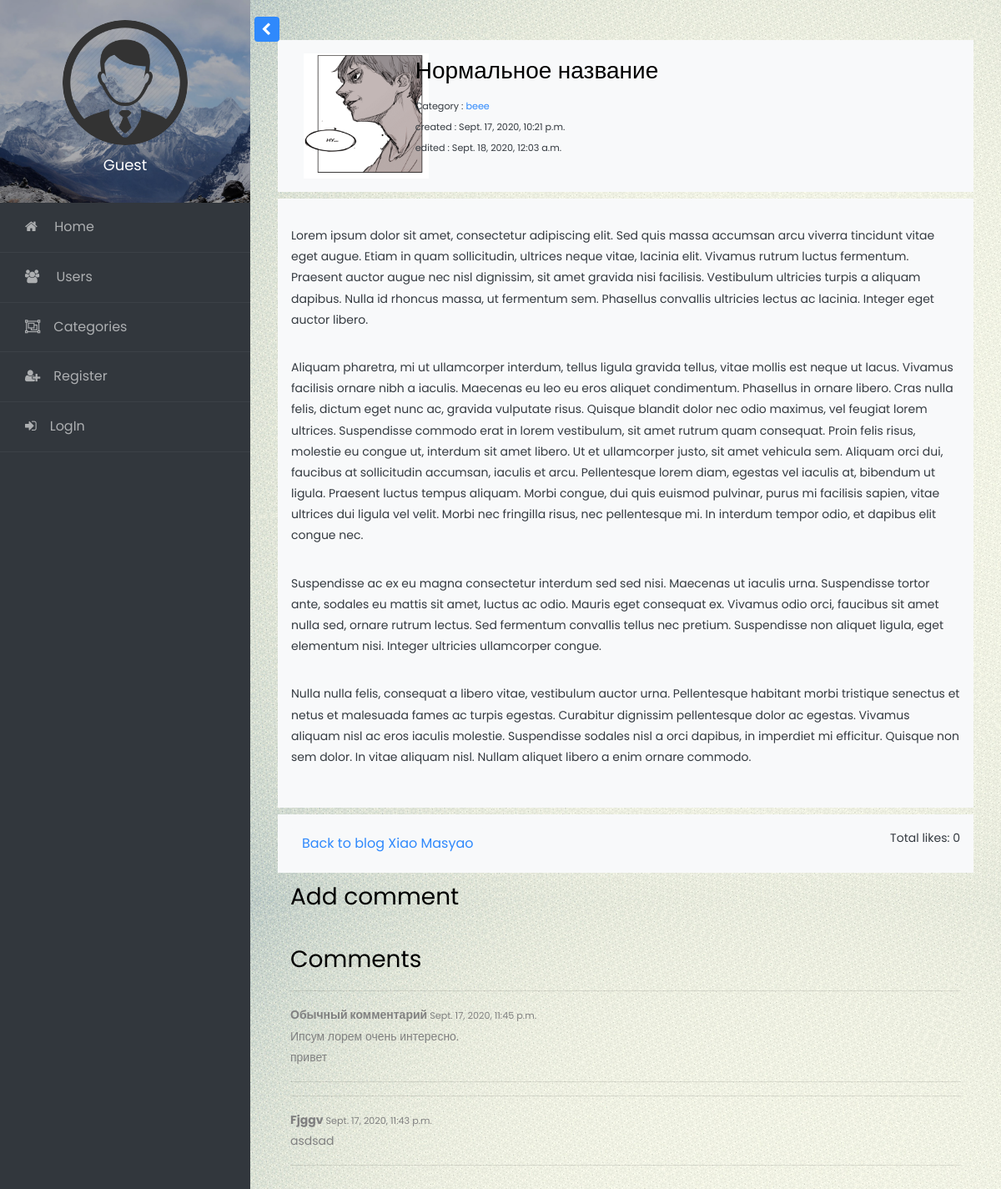
The page /blog/article/normalnoe-nazvanie on the database its author committed.
### blog/models.py (models this page shows, shortened)
class Post(models.Model):
    title = models.CharField(max_length=200)
    author = models.ForeignKey(User, on_delete=models.CASCADE)
    slug = models.SlugField(max_length=250)
    category=models.ForeignKey(Category, on_delete=models.CASCADE)
    body = RichTextField()
    post_date = models.DateTimeField(default=datetime.now)
    update_date = models.DateTimeField(default=datetime.now)
    picture = models.ImageField(upload_to='posts/', null=True, blank=True)
    likes = models.ManyToManyField(User,related_name='blog_post')
    def total_likes(self):
        return self.likes.count()
    class Meta:
        ordering = ["-post_date"]

class Category(models.Model):
    name = models.CharField(max_length=200,unique=True)
    slug = models.SlugField(max_length=250,unique=True)
    def __str__(self):
        return self.name

class Comment(models.Model):
    post = models.ForeignKey(Post,related_name="comments", on_delete=models.CASCADE)
    name = models.CharField(max_length=255)
    body = models.TextField()
    date_added = models.DateTimeField(default=datetime.now)
    class Meta:
        ordering = ['-date_added']

### blog/views.py (the view)
# urls.py: path('article/<slug:slug>',PostDetailView, name='show_post'),
def PostDetailView(request,slug):
    model = Post
    template_name = 'blog/post.html'
    post =get_object_or_404(Post, slug=slug)
    if request.method == 'POST':
        comment_form = AddCommentForm(data=request.POST)
        if comment_form.is_valid():
            new_comment = comment_form.save(commit=False)
            new_comment.post = post
            new_comment.save()
            comment_form = AddCommentForm()
            success_url=reverse_lazy('show_post',kwargs={'slug': slug})
            return HttpResponseRedirect(success_url)
    else:
        comment_form = AddCommentForm()
    liked=False
    if post.likes.filter(id=request.user.id).exists():
        liked=True
    comments = post.comments.all()
    context={
        'post':post,
        'total_likes':post.total_likes(),
        'liked':liked,
        'comment_form':comment_form
    }
    return render(request,template_name,context)

### blog/templates/blog/post.html (shortened to what this page needs)
{%extends "main/wrapper.html" %}
{% block content %}
<div class="row p-3 mb-2 bg-light text-dark">
  {% if post.picture %}
    <div class="col-2">
      <img src="{{ post.picture.url }}" style="height: 150px; width:150px;"/>
    </div>
  {% endif %}
  <div class="col">
    <h3>{{post.title}}</h3>
    <small>Category : <a href="{% url 'show_category' post.category.slug %}">{{ post.category }}</a></small><br/>
    <small>created : {{ post.post_date }}</small><br/>
    <small>edited : {{ post.update_date }}</small><br/>
  </div>
</div>
<div class="row p-3 mb-2 bg-light text-dark">
  {{post.body|safe|linebreaks}}
</div>
<div class="row p-3 mb-2 bg-light text-dark">
  <button type="button" class="btn btn-light"><a href="{% url 'show_blog' post.author.id %}">
    Back to blog
    {{post.author.first_name}}
    {{post.author.last_name}}
</a></button>
  <form action="{% url 'like_post' post.slug %}" method="POST">
    Total likes: {{total_likes}}
    </form>
</div>
<h3>Add comment</h3>
  {% if not post.comments.all %}
    <p>No comments yet...</p>
  {% else %}
  <br/>
  <h3>Comments</h3>
    {% for comment in post.comments.all %}
      <hr/>
        <strong>
          {{comment.name}}
        </strong>
        <small>
          {{ comment.date_added }}
        </small>
        <br/>
        {{ comment.body|linebreaks }}
      <hr/>
    {% endfor %}
  {% endif %}
{% endblock %}

### rows shown on the page
Post: picture (picture), title "Нормальное название", category "beee", post_date "Sept. 17, 2020, 10:21 p.m.", update_date "Sept. 18, 2020, 12:03 a.m.", body "Lorem ipsum dolor sit amet, consectetur adipiscing elit. Sed quis massa accumsan arcu viverra tincidunt vitae eget augue. Etiam in quam sollicitudin, ultrices neque vitae, lacinia elit. Vivamus rutrum luctus fermentum. Praesent auctor augue nec nisl dignissim, sit amet gravida nisi facilisis. Vestibulum ultricies turpis a aliquam dapibus. Nulla id rhoncus massa, ut fermentum sem. Phasellus convallis ultricies lectus ac lacinia. Integer eget auctor libero. Aliquam pharetra, mi ut ullamcorper interdum, tellus ligula gravida tellus, vitae mollis est neque ut lacus. Vivamus facilisis ornare nibh a iaculis. Maecenas eu leo eu eros aliquet condimentum. Phasellus in ornare libero. Cras nulla…", author.first_name "Xiao", author.last_name "Masyao"
Comment: name "Обычный комментарий", date_added "Sept. 17, 2020, 11:45 p.m.", body "Ипсум лорем очень интересно. привет"
Comment: name "Fjggv", date_added "Sept. 17, 2020, 11:43 p.m.", body "asdsad"

### other values the page prints
{{ total_likes }} "0"
